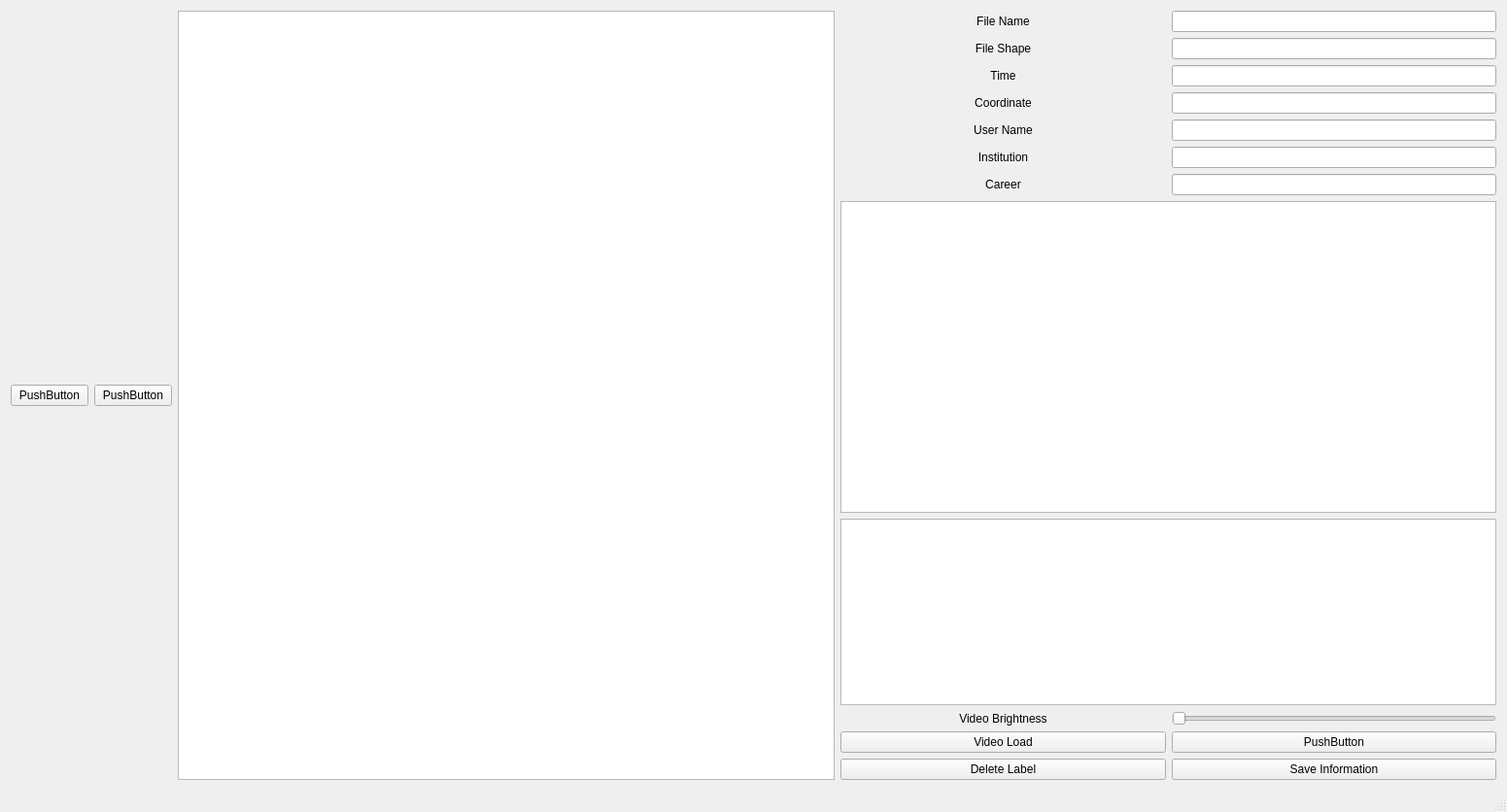
<?xml version="1.0" encoding="UTF-8"?>
<ui version="4.0">
 <class>Annotation_Tool_VideoClass</class>
 <widget class="QMainWindow" name="Annotation_Tool_VideoClass">
  <property name="geometry">
   <rect>
    <x>0</x>
    <y>0</y>
    <width>1551</width>
    <height>836</height>
   </rect>
  </property>
  <property name="windowTitle">
   <string>Annotation_Tool_Video</string>
  </property>
  <widget class="QWidget" name="centralWidget">
   <property name="sizePolicy">
    <sizepolicy hsizetype="Expanding" vsizetype="Expanding">
     <horstretch>0</horstretch>
     <verstretch>0</verstretch>
    </sizepolicy>
   </property>
   <layout class="QGridLayout" name="gridLayout_3">
    <item row="0" column="0">
     <layout class="QHBoxLayout" name="horizontalLayout">
      <property name="spacing">
       <number>6</number>
      </property>
      <property name="sizeConstraint">
       <enum>QLayout::SizeConstraint::SetDefaultConstraint</enum>
      </property>
      <item>
       <widget class="QPushButton" name="btn_prev">
        <property name="sizePolicy">
         <sizepolicy hsizetype="Fixed" vsizetype="Fixed">
          <horstretch>0</horstretch>
          <verstretch>0</verstretch>
         </sizepolicy>
        </property>
        <property name="text">
         <string>PushButton</string>
        </property>
       </widget>
      </item>
      <item>
       <widget class="QPushButton" name="btn_next">
        <property name="sizePolicy">
         <sizepolicy hsizetype="Fixed" vsizetype="Fixed">
          <horstretch>0</horstretch>
          <verstretch>0</verstretch>
         </sizepolicy>
        </property>
        <property name="text">
         <string>PushButton</string>
        </property>
       </widget>
      </item>
      <item>
       <layout class="QHBoxLayout" name="horizontalLayout_2">
        <item>
         <widget class="QListWidget" name="list_label">
          <property name="sizePolicy">
           <sizepolicy hsizetype="Preferred" vsizetype="Expanding">
            <horstretch>0</horstretch>
            <verstretch>0</verstretch>
           </sizepolicy>
          </property>
         </widget>
        </item>
        <item>
         <layout class="QVBoxLayout" name="verticalLayout">
          <item>
           <layout class="QGridLayout" name="gridLayout_2">
            <item row="4" column="2">
             <widget class="QLineEdit" name="line_username">
              <property name="sizePolicy">
               <sizepolicy hsizetype="Ignored" vsizetype="Fixed">
                <horstretch>0</horstretch>
                <verstretch>0</verstretch>
               </sizepolicy>
              </property>
             </widget>
            </item>
            <item row="4" column="0">
             <widget class="QLabel" name="lbl_username">
              <property name="sizePolicy">
               <sizepolicy hsizetype="Ignored" vsizetype="Preferred">
                <horstretch>0</horstretch>
                <verstretch>0</verstretch>
               </sizepolicy>
              </property>
              <property name="text">
               <string>User Name</string>
              </property>
              <property name="alignment">
               <set>Qt::AlignmentFlag::AlignCenter</set>
              </property>
             </widget>
            </item>
            <item row="2" column="2">
             <widget class="QLineEdit" name="line_time">
              <property name="sizePolicy">
               <sizepolicy hsizetype="Ignored" vsizetype="Fixed">
                <horstretch>0</horstretch>
                <verstretch>0</verstretch>
               </sizepolicy>
              </property>
             </widget>
            </item>
            <item row="3" column="0">
             <widget class="QLabel" name="lbl_coord">
              <property name="sizePolicy">
               <sizepolicy hsizetype="Ignored" vsizetype="Preferred">
                <horstretch>0</horstretch>
                <verstretch>0</verstretch>
               </sizepolicy>
              </property>
              <property name="text">
               <string>Coordinate</string>
              </property>
              <property name="alignment">
               <set>Qt::AlignmentFlag::AlignCenter</set>
              </property>
             </widget>
            </item>
            <item row="5" column="2">
             <widget class="QLineEdit" name="line_institution">
              <property name="sizePolicy">
               <sizepolicy hsizetype="Ignored" vsizetype="Fixed">
                <horstretch>0</horstretch>
                <verstretch>0</verstretch>
               </sizepolicy>
              </property>
             </widget>
            </item>
            <item row="0" column="2">
             <widget class="QLineEdit" name="line_filename">
              <property name="sizePolicy">
               <sizepolicy hsizetype="Ignored" vsizetype="Fixed">
                <horstretch>0</horstretch>
                <verstretch>0</verstretch>
               </sizepolicy>
              </property>
             </widget>
            </item>
            <item row="0" column="0">
             <widget class="QLabel" name="lbl_filename">
              <property name="sizePolicy">
               <sizepolicy hsizetype="Ignored" vsizetype="Preferred">
                <horstretch>0</horstretch>
                <verstretch>0</verstretch>
               </sizepolicy>
              </property>
              <property name="text">
               <string>File Name</string>
              </property>
              <property name="alignment">
               <set>Qt::AlignmentFlag::AlignCenter</set>
              </property>
             </widget>
            </item>
            <item row="1" column="0">
             <widget class="QLabel" name="lbl_shape">
              <property name="sizePolicy">
               <sizepolicy hsizetype="Ignored" vsizetype="Preferred">
                <horstretch>0</horstretch>
                <verstretch>0</verstretch>
               </sizepolicy>
              </property>
              <property name="text">
               <string>File Shape</string>
              </property>
              <property name="alignment">
               <set>Qt::AlignmentFlag::AlignCenter</set>
              </property>
             </widget>
            </item>
            <item row="2" column="0">
             <widget class="QLabel" name="lbl_time">
              <property name="sizePolicy">
               <sizepolicy hsizetype="Ignored" vsizetype="Preferred">
                <horstretch>0</horstretch>
                <verstretch>0</verstretch>
               </sizepolicy>
              </property>
              <property name="text">
               <string>Time</string>
              </property>
              <property name="alignment">
               <set>Qt::AlignmentFlag::AlignCenter</set>
              </property>
             </widget>
            </item>
            <item row="5" column="0">
             <widget class="QLabel" name="lbl_institution">
              <property name="sizePolicy">
               <sizepolicy hsizetype="Ignored" vsizetype="Preferred">
                <horstretch>0</horstretch>
                <verstretch>0</verstretch>
               </sizepolicy>
              </property>
              <property name="text">
               <string>Institution</string>
              </property>
              <property name="alignment">
               <set>Qt::AlignmentFlag::AlignCenter</set>
              </property>
             </widget>
            </item>
            <item row="1" column="2">
             <widget class="QLineEdit" name="line_fileshape">
              <property name="sizePolicy">
               <sizepolicy hsizetype="Ignored" vsizetype="Fixed">
                <horstretch>0</horstretch>
                <verstretch>0</verstretch>
               </sizepolicy>
              </property>
             </widget>
            </item>
            <item row="3" column="2">
             <widget class="QLineEdit" name="line_coord">
              <property name="sizePolicy">
               <sizepolicy hsizetype="Ignored" vsizetype="Fixed">
                <horstretch>0</horstretch>
                <verstretch>0</verstretch>
               </sizepolicy>
              </property>
             </widget>
            </item>
            <item row="6" column="0">
             <widget class="QLabel" name="lbl_career">
              <property name="sizePolicy">
               <sizepolicy hsizetype="Ignored" vsizetype="Preferred">
                <horstretch>0</horstretch>
                <verstretch>0</verstretch>
               </sizepolicy>
              </property>
              <property name="frameShape">
               <enum>QFrame::Shape::NoFrame</enum>
              </property>
              <property name="lineWidth">
               <number>0</number>
              </property>
              <property name="text">
               <string>Career</string>
              </property>
              <property name="alignment">
               <set>Qt::AlignmentFlag::AlignCenter</set>
              </property>
             </widget>
            </item>
            <item row="6" column="2">
             <widget class="QLineEdit" name="line_career">
              <property name="sizePolicy">
               <sizepolicy hsizetype="Ignored" vsizetype="Fixed">
                <horstretch>0</horstretch>
                <verstretch>0</verstretch>
               </sizepolicy>
              </property>
             </widget>
            </item>
           </layout>
          </item>
          <item>
           <widget class="QListWidget" name="list_video">
            <property name="sizePolicy">
             <sizepolicy hsizetype="Preferred" vsizetype="MinimumExpanding">
              <horstretch>0</horstretch>
              <verstretch>0</verstretch>
             </sizepolicy>
            </property>
           </widget>
          </item>
          <item>
           <widget class="QListWidget" name="list_log">
            <property name="sizePolicy">
             <sizepolicy hsizetype="Preferred" vsizetype="Minimum">
              <horstretch>0</horstretch>
              <verstretch>0</verstretch>
             </sizepolicy>
            </property>
           </widget>
          </item>
          <item>
           <layout class="QGridLayout" name="gridLayout">
            <item row="1" column="0">
             <widget class="QPushButton" name="btn_load">
              <property name="sizePolicy">
               <sizepolicy hsizetype="Ignored" vsizetype="Fixed">
                <horstretch>0</horstretch>
                <verstretch>0</verstretch>
               </sizepolicy>
              </property>
              <property name="text">
               <string>Video Load</string>
              </property>
             </widget>
            </item>
            <item row="1" column="1">
             <widget class="QPushButton" name="pushButton_4">
              <property name="sizePolicy">
               <sizepolicy hsizetype="Ignored" vsizetype="Fixed">
                <horstretch>0</horstretch>
                <verstretch>0</verstretch>
               </sizepolicy>
              </property>
              <property name="text">
               <string>PushButton</string>
              </property>
             </widget>
            </item>
            <item row="0" column="0">
             <widget class="QLabel" name="lbl_brightness">
              <property name="sizePolicy">
               <sizepolicy hsizetype="Ignored" vsizetype="Preferred">
                <horstretch>0</horstretch>
                <verstretch>0</verstretch>
               </sizepolicy>
              </property>
              <property name="text">
               <string>Video Brightness</string>
              </property>
              <property name="alignment">
               <set>Qt::AlignmentFlag::AlignCenter</set>
              </property>
             </widget>
            </item>
            <item row="0" column="1">
             <widget class="QSlider" name="slider_brightness">
              <property name="sizePolicy">
               <sizepolicy hsizetype="Ignored" vsizetype="Fixed">
                <horstretch>0</horstretch>
                <verstretch>0</verstretch>
               </sizepolicy>
              </property>
              <property name="orientation">
               <enum>Qt::Orientation::Horizontal</enum>
              </property>
             </widget>
            </item>
            <item row="2" column="0">
             <widget class="QPushButton" name="btn_delete">
              <property name="sizePolicy">
               <sizepolicy hsizetype="Ignored" vsizetype="Fixed">
                <horstretch>0</horstretch>
                <verstretch>0</verstretch>
               </sizepolicy>
              </property>
              <property name="text">
               <string>Delete Label</string>
              </property>
             </widget>
            </item>
            <item row="2" column="1">
             <widget class="QPushButton" name="btn_save">
              <property name="sizePolicy">
               <sizepolicy hsizetype="Ignored" vsizetype="Fixed">
                <horstretch>0</horstretch>
                <verstretch>0</verstretch>
               </sizepolicy>
              </property>
              <property name="text">
               <string>Save Information</string>
              </property>
             </widget>
            </item>
           </layout>
          </item>
         </layout>
        </item>
       </layout>
      </item>
     </layout>
    </item>
   </layout>
  </widget>
  <widget class="QStatusBar" name="statusBar"/>
 </widget>
 <layoutdefault spacing="6" margin="11"/>
 <resources>
  <include location="Annotation_Tool_Video.qrc"/>
 </resources>
 <connections/>
</ui>
